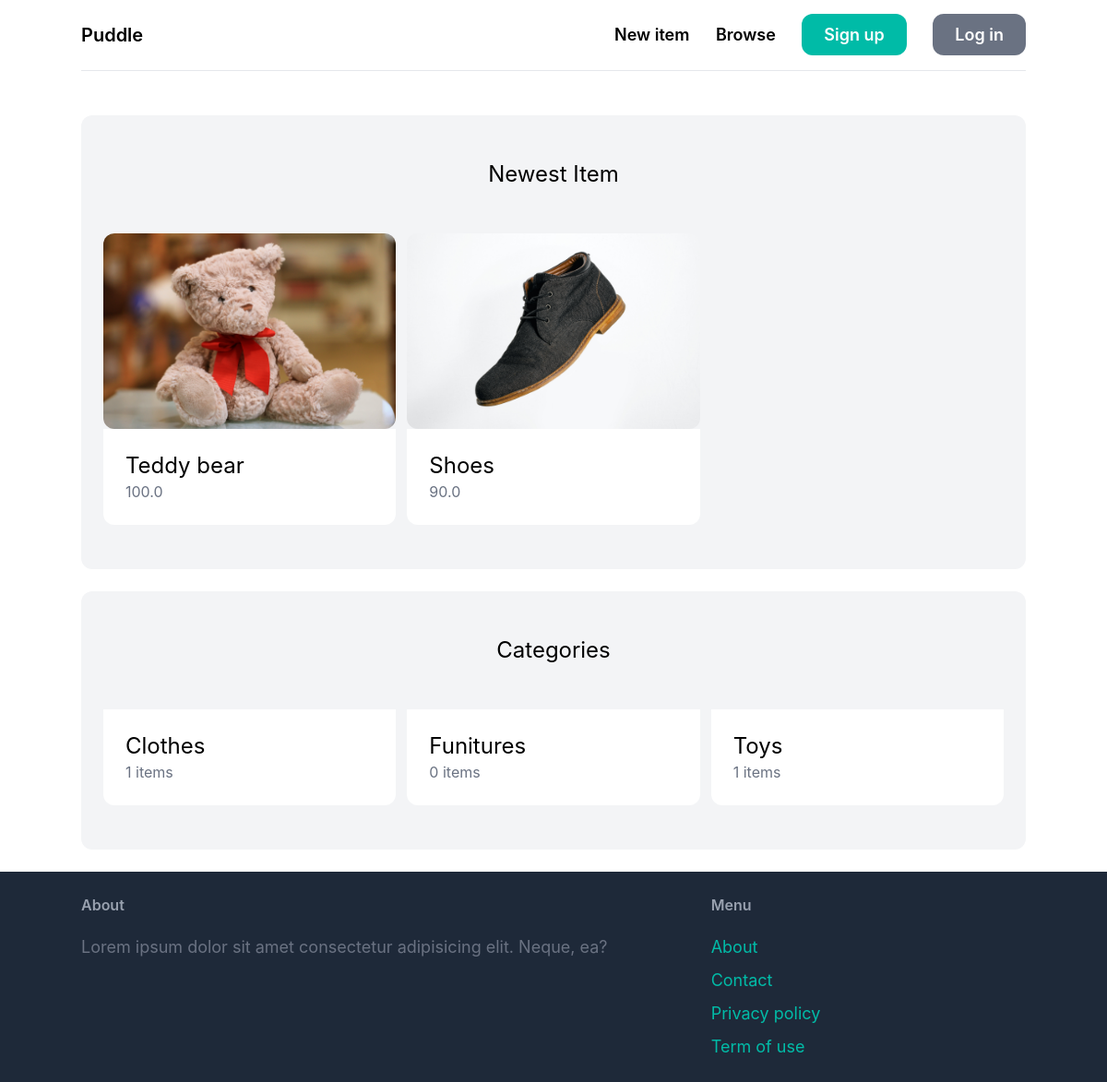
Before: / with the older database file.
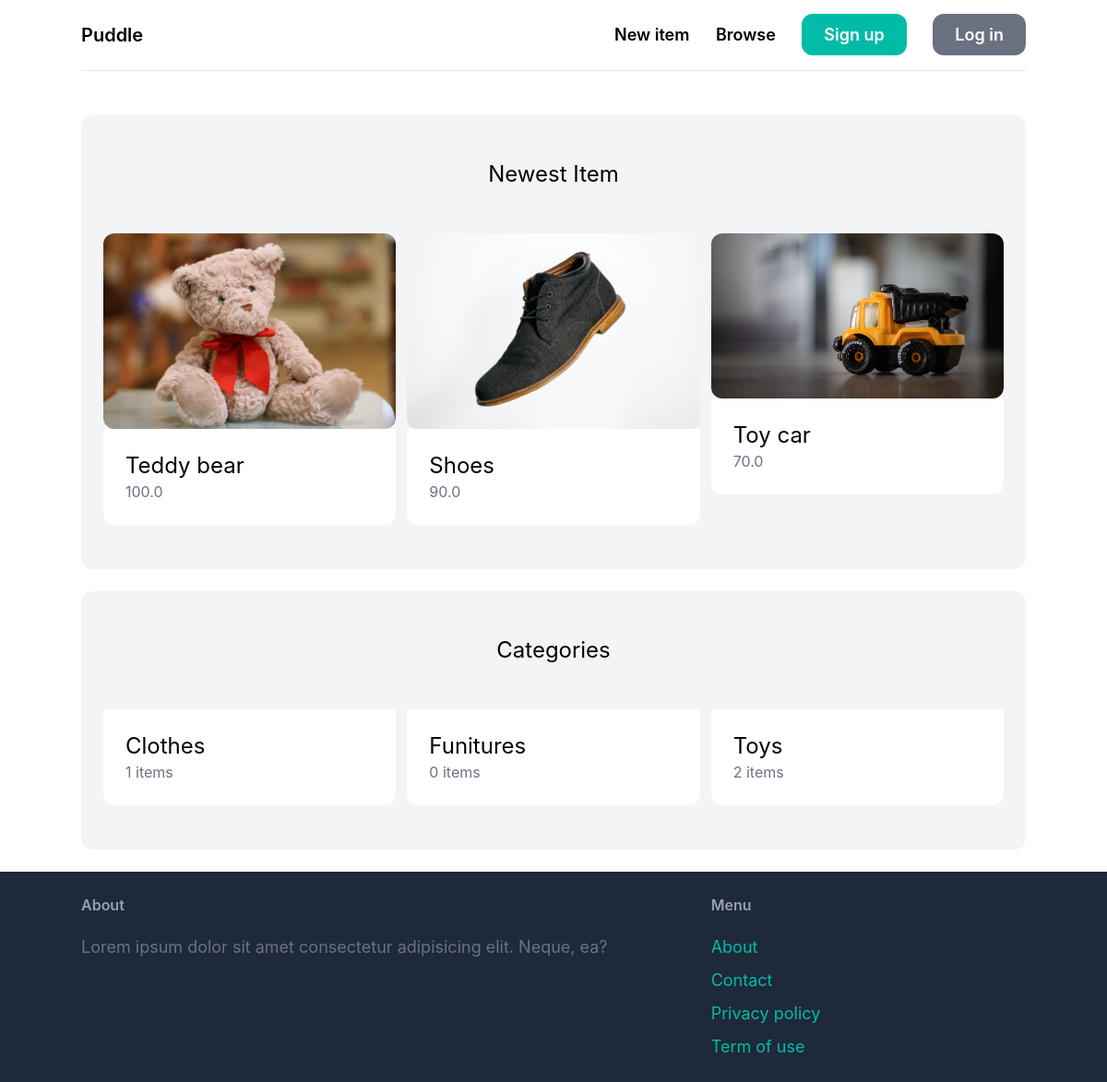
After: the same page with the newer database file.
### core/models.py (models this page shows, shortened)
class Item(models.Model):
    category = models.ForeignKey(Category, related_name='items', on_delete=models.CASCADE)
    name = models.CharField(max_length=100)
    description = models.TextField(blank=True, null=True)
    price = models.FloatField()
    image = models.ImageField(upload_to='items_images', blank=True, null=True)
    is_sold = models.BooleanField(default=False)
    created_by = models.ForeignKey(User, related_name='items', on_delete=models.CASCADE)
    created_at = models.DateTimeField(auto_now_add=True)

class Category(models.Model):
    name = models.CharField(max_length=100)
    class Meta:
        ordering = ('name',)
        verbose_name_plural = 'Categories'

### core/views.py (the view)
# urls.py: path("", views.home, name='home'),
def home(request):
    items = Item.objects.filter(is_sold = False)[0:6]
    categories = Category.objects.all()
    context = {
        "items":items,
        "categories":categories
    }
    return render(request, 'core/index.html', context)

### templates/core/index.html (shortened to what this page needs)
{% extends 'base.html' %}
{% block content %}
<div class="mt-6 p-6 py-12 bg-gray-100 rounded-xl">
    <h2 class="mb-12 text-2xl text-center">Newest Item</h2>
    <div class="grid grid-cols-3 gap-3">
        {% for item in items %}
        <div>
            <a href="{% url 'detail' item.id %}">
                <div>
                    <img src="{{ item.image.url }}" class="rounded-xl" alt="">
                </div>
                <div class="p-6 bg-white rounded-b-xl">
                    <h2 class="text-2xl">{{ item.name }}</h2>
                    <p class="text-gray-500">{{ item.price }}</p>
                </div>
            </a>
        </div>
        {% endfor %}
    </div>
</div>
<div class="mt-6 p-6 py-12 bg-gray-100 rounded-xl">
    <h2 class="mb-12 text-2xl text-center">Categories</h2>
    <div class="grid grid-cols-3 gap-3">
        {% for category in categories %}
            <a href="">
                <div class="p-6 bg-white rounded-b-xl">
                    <h2 class="text-2xl">{{ category.name }}</h2>
                    <p class="text-gray-500">{{ category.items.count }} items</p>
                </div>
            </a>
        {% endfor %}
    </div>
</div>
{% endblock content %}

### templates/base.html (shortened to what this page needs)
{% load static %}
<!doctype html>
<html>
<head>
  <link href="{% static 'styles/output.css' %}" rel="stylesheet">
</head>
<body>
  {% include 'nav.html' %}
  <div class="container mx-auto py-6">
    {% block content %}
    {% endblock content %}
  </div>
  {% include 'footer.html' %}
</body>
</html>

### templates/nav.html
<nav class="container mx-auto py-6 flex justify-between items-center border-b border-gray-200">
    <a href="/" class="text-xl font-semibold">Puddle</a>
    <div class="space-x-6">
        <a href="" class="text-lg font-semibold hover:text-gray-500">New item</a>
        <a href="" class="text-lg font-semibold hover:text-gray-500">Browse</a>
        <a href="" class="px-6 py-3 text-lg font-semibold bg-teal-500 text-white rounded-xl hover:bg-teal-700">Sign up</a>
        <a href="" class="px-6 py-3 text-lg font-semibold bg-gray-500 text-white rounded-xl hover:bg-gray-700">Log in</a>
    </div>
</nav>

### templates/footer.html
<footer class="px-6 py-6  bg-gray-800">
    <div class="container mx-auto flex justify-between">
        <div class="w-2/3 pr-10">
            <h3 class="mb-5 font-semibold text-gray-400">About</h3>
            <p class="text-lg text-gray-500">Lorem ipsum dolor sit amet consectetur adipisicing elit. Neque, ea?</p>
        </div>
        <div class="w-1/3">
            <h3 class="mb-5 font-semibold text-gray-400">Menu</h3>
            <ul class="space-y-2">
                <li><a href="" class="text-lg text-teal-500 hover:text-teal-700">About</a></li>
                <li><a href="{% url 'contact' %}" class="text-lg text-teal-500 hover:text-teal-700">Contact</a></li>
                <li><a href="" class="text-lg text-teal-500 hover:text-teal-700">Privacy policy</a></li>
                <li><a href="" class="text-lg text-teal-500 hover:text-teal-700">Term of use</a></li>
            </ul>
        </div>
    </div>
</footer>

Changed rows visible on the page:
added Item: image (picture), name "Toy car", price "70.0"
computed for Category "Toys": items.count "1" → "2"
